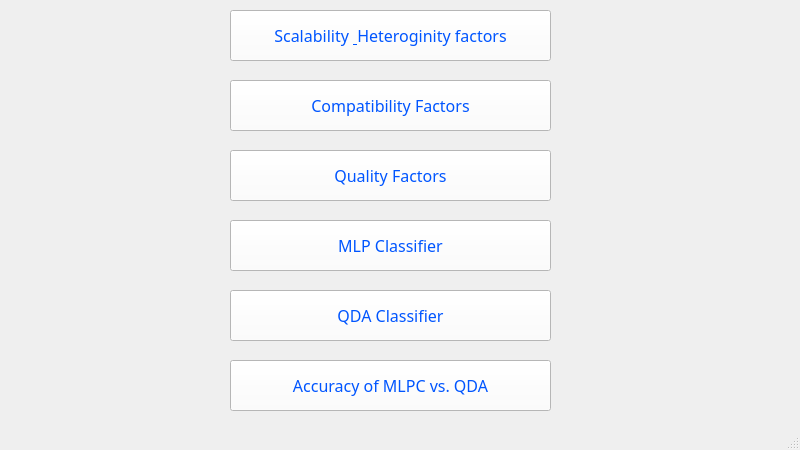
<?xml version="1.0" encoding="UTF-8"?>
<ui version="4.0">
 <class>MainWindow</class>
 <widget class="QMainWindow" name="MainWindow">
  <property name="geometry">
   <rect>
    <x>0</x>
    <y>0</y>
    <width>800</width>
    <height>450</height>
   </rect>
  </property>
  <property name="windowTitle">
   <string>Trust Prediction Based on Extreme Learning</string>
  </property>
  <property name="styleSheet">
   <string notr="true">color: rgb(0, 85, 255);</string>
  </property>
  <widget class="QWidget" name="centralwidget">
   <widget class="QPushButton" name="pushButton">
    <property name="geometry">
     <rect>
      <x>230</x>
      <y>80</y>
      <width>321</width>
      <height>51</height>
     </rect>
    </property>
    <property name="font">
     <font>
      <family>Bahnschrift SemiLight</family>
      <pointsize>12</pointsize>
     </font>
    </property>
    <property name="styleSheet">
     <string notr="true">background-color: rgb(255, 255, 255);</string>
    </property>
    <property name="text">
     <string>Compatibility Factors</string>
    </property>
   </widget>
   <widget class="QPushButton" name="pushButton_2">
    <property name="geometry">
     <rect>
      <x>230</x>
      <y>150</y>
      <width>321</width>
      <height>51</height>
     </rect>
    </property>
    <property name="font">
     <font>
      <family>Bahnschrift SemiLight</family>
      <pointsize>12</pointsize>
     </font>
    </property>
    <property name="styleSheet">
     <string notr="true">background-color: rgb(255, 255, 255);</string>
    </property>
    <property name="text">
     <string>Quality Factors</string>
    </property>
   </widget>
   <widget class="QPushButton" name="pushButton_3">
    <property name="geometry">
     <rect>
      <x>230</x>
      <y>220</y>
      <width>321</width>
      <height>51</height>
     </rect>
    </property>
    <property name="font">
     <font>
      <family>Bahnschrift SemiLight</family>
      <pointsize>12</pointsize>
     </font>
    </property>
    <property name="styleSheet">
     <string notr="true">background-color: rgb(255, 255, 255);</string>
    </property>
    <property name="text">
     <string>MLP Classifier</string>
    </property>
   </widget>
   <widget class="QPushButton" name="pushButton_4">
    <property name="geometry">
     <rect>
      <x>230</x>
      <y>290</y>
      <width>321</width>
      <height>51</height>
     </rect>
    </property>
    <property name="font">
     <font>
      <family>Bahnschrift SemiLight</family>
      <pointsize>12</pointsize>
     </font>
    </property>
    <property name="styleSheet">
     <string notr="true">background-color: rgb(255, 255, 255);</string>
    </property>
    <property name="text">
     <string>QDA Classifier</string>
    </property>
   </widget>
   <widget class="QPushButton" name="pushButton_5">
    <property name="geometry">
     <rect>
      <x>230</x>
      <y>10</y>
      <width>321</width>
      <height>51</height>
     </rect>
    </property>
    <property name="font">
     <font>
      <family>Bahnschrift SemiLight</family>
      <pointsize>12</pointsize>
     </font>
    </property>
    <property name="styleSheet">
     <string notr="true">background-color: rgb(255, 255, 255);</string>
    </property>
    <property name="text">
     <string>Scalability &amp; Heteroginity factors</string>
    </property>
   </widget>
   <widget class="QPushButton" name="pushButton_6">
    <property name="geometry">
     <rect>
      <x>230</x>
      <y>360</y>
      <width>321</width>
      <height>51</height>
     </rect>
    </property>
    <property name="font">
     <font>
      <family>Bahnschrift SemiLight</family>
      <pointsize>12</pointsize>
     </font>
    </property>
    <property name="styleSheet">
     <string notr="true">background-color: rgb(255, 255, 255);</string>
    </property>
    <property name="text">
     <string>Accuracy of MLPC vs. QDA</string>
    </property>
   </widget>
   <widget class="QLabel" name="label">
    <property name="geometry">
     <rect>
      <x>-6</x>
      <y>-5</y>
      <width>811</width>
      <height>461</height>
     </rect>
    </property>
    <property name="font">
     <font>
      <family>Bahnschrift SemiLight</family>
      <pointsize>12</pointsize>
     </font>
    </property>
    <property name="text">
     <string/>
    </property>
    <property name="pixmap">
     <pixmap>../Users/yuvar/Desktop/abstract-iot-800x450.jpg</pixmap>
    </property>
   </widget>
   <zorder>label</zorder>
   <zorder>pushButton</zorder>
   <zorder>pushButton_2</zorder>
   <zorder>pushButton_3</zorder>
   <zorder>pushButton_4</zorder>
   <zorder>pushButton_5</zorder>
   <zorder>pushButton_6</zorder>
  </widget>
  <widget class="QStatusBar" name="statusbar"/>
 </widget>
 <resources/>
 <connections/>
</ui>
